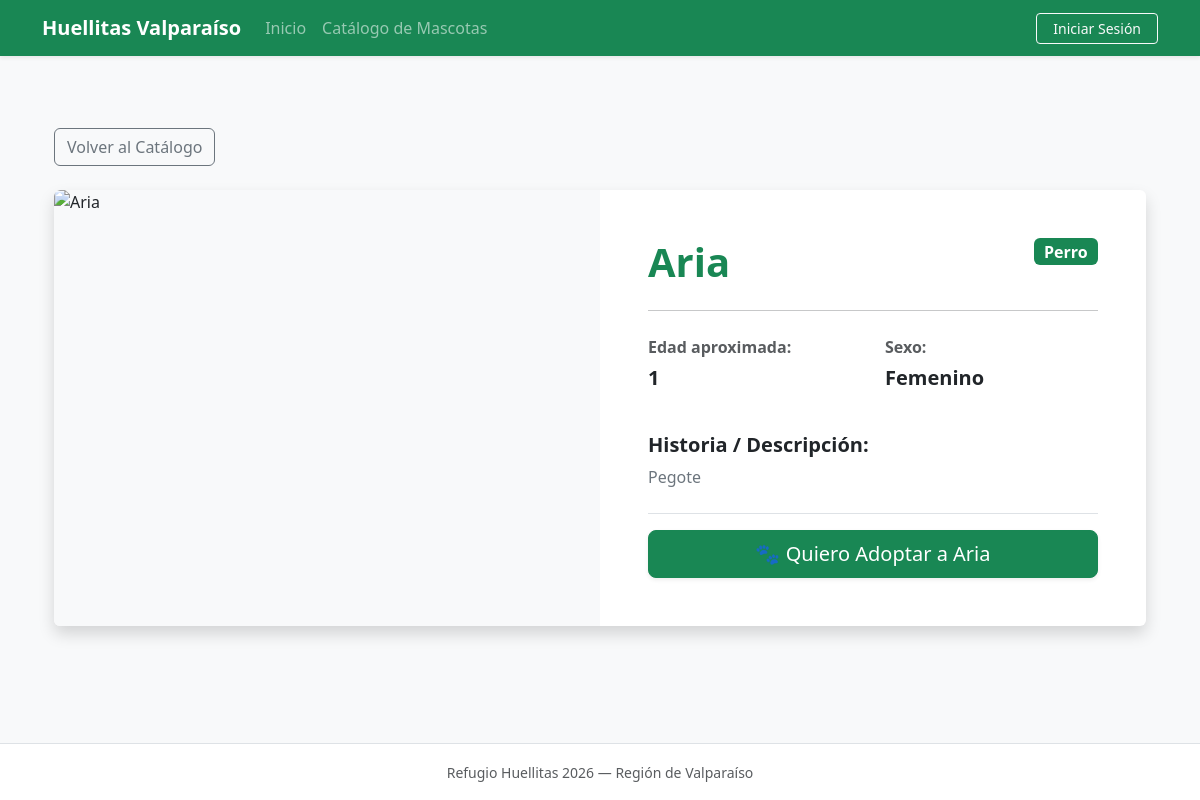
Screenshot of /mascota/2/ with the database file from the repository.
### app/models.py (models this page shows)
class Mascota(models.Model):
    SEXO_OPCIONES = [
        ('Femenino', 'Femenino'),
        ('Masculino', 'Masculino'),
    ]
    nombre = models.CharField(max_length=50, verbose_name="Nombre Mascota")
    descripcion = models.TextField(verbose_name="Descripción")
    sexo = models.CharField(max_length=10, choices=SEXO_OPCIONES,  verbose_name="Sexo")
    edad = models.PositiveIntegerField(verbose_name="Edad")
    imagen = models.URLField(blank=True, null=True, verbose_name="URL de la Imagen")
    especie = models.ForeignKey(Especie, on_delete=models.CASCADE, verbose_name="Especie")

class Especie(models.Model):
    nombre = models.CharField(max_length=50, unique=True, verbose_name="Nombre Especie")
    descripcion = models.TextField(verbose_name="Descripción")

### app/views.py (the view)
# urls.py: path('mascota/<int:pk>/', views.detalle_mascota_view, name='detalle_mascota'),
def detalle_mascota_view(request, pk):
    mascota = get_object_or_404(Mascota, pk=pk)
    return render(request, 'app/detalle.html', {'mascota': mascota})

### app/templates/app/detalle.html
{% extends 'app/base.html' %}
{% block content %}
<div class="container my-5">
    <div class="mb-4">
        <a href="{% url 'catalogo' %}" class="btn btn-outline-secondary">
            Volver al Catálogo
        </a>
    </div>
    <div class="card shadow border-0 overflow-hidden">
        <div class="row g-0">
            <div class="col-md-6 bg-light d-flex align-items-center justify-content-center">
                {% if mascota.imagen %}
                    <img src="{{ mascota.imagen }}" class="img-fluid rounded-start w-100 h-100" alt="{{ mascota.nombre }}" style="object-fit: cover; min-height: 350px;">
                {% else %}
                    <img src="https://via.placeholder.com/500x400?text=Sin+Imagen" class="img-fluid rounded-start w-100 h-100" alt="Sin imagen" style="object-fit: cover; min-height: 350px;">
                {% endif %}
            </div>
            <div class="col-md-6">
                <div class="card-body p-4 p-lg-5">
                    <div class="d-flex justify-content-between align-items-start mb-2">
                        <h1 class="card-title fw-bold text-success display-6 mb-0">{{ mascota.nombre }}</h1>
                        <span class="badge bg-success fs-6">{{ mascota.especie.nombre }}</span>
                    </div>
                    <hr class="my-4">
                    <div class="row mb-4">
                        <div class="col-6">
                            <p class="mb-1 text-muted"><strong>Edad aproximada:</strong></p>
                            <p class="fs-5 fw-semibold text-dark">{{ mascota.edad }}</p>
                        </div>
                        <div class="col-6">
                            <p class="mb-1 text-muted"><strong>Sexo:</strong></p>
                            <p class="fs-5 fw-semibold text-dark">{{ mascota.sexo }}</p>
                        </div>
                    </div>
                    <div class="mb-4">
                        <h5 class="fw-bold text-dark">Historia / Descripción:</h5>
                        <p class="card-text text-secondary lead fs-6">
                            {% if mascota.descripcion %}
                                {{ mascota.descripcion }}
                            {% else %}
                                <em>No hay descripción detallada registrada para esta mascota aún.</em>
                            {% endif %}
                        </p>
                    </div>
                    <div class="d-grid gap-2 mt-4 pt-3 border-top">
                        <a href="#" class="btn btn-success btn-lg shadow-sm">
                            🐾 Quiero Adoptar a {{ mascota.nombre }}
                        </a>
                    </div>
                </div>
            </div>
        </div>
    </div>
</div>
{% endblock %}

### rows the page displays
Mascota: nombre "Aria", especie.nombre "Perro", edad "1", sexo "Femenino", descripcion "Pegote"
